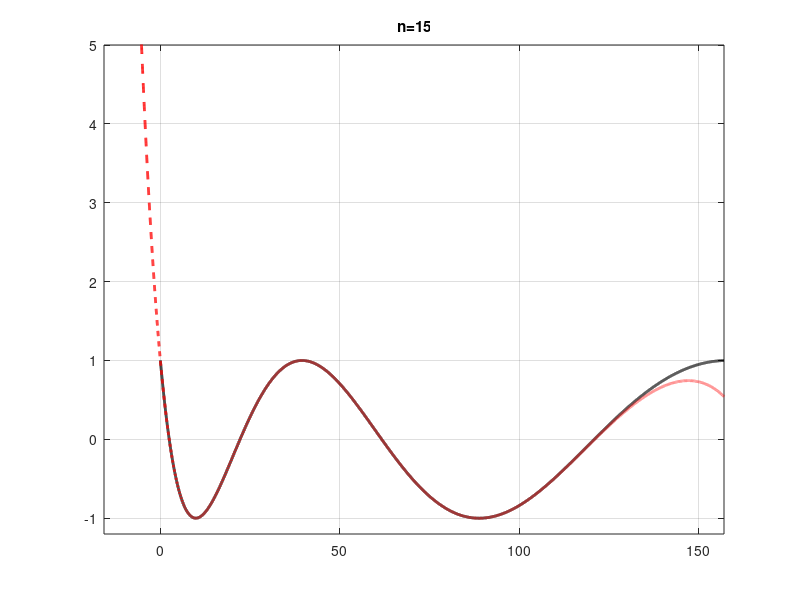

The MATLAB source for this figure:
% Skript som plottar Taylor-polynoma, opp til 
% ein bestemt orden, for funksjonen
% f(x) = cos (sqrt(x)) omkring x=0.
% Den maksimale ordenen til funksjonen er input
%
% Her er det nokre subtilitetar ....

% Gir maksimal orden
Nmax=15;

% Funksjonen
funk=@(x) cos(sqrt(x));

% Vektor med x-verdiar
x_funk=0:1e-2:50*pi;
x=-5*pi:1e-2:50*pi;

% Intervall på y-aksen
ymin = -1.2;
ymax = 5;


% Initerar polynomet
P=0*x;
an=1;

% Startar plot
figure(1)
plot(x_funk,funk(x_funk),'k-','linewidth',2)
axis([min(x) max(x) ymin ymax])
grid on
pause
for n=0:Nmax
  an=(-1)^round(n)/factorial(2*n);
  P=P+an*x.^n;
  plot(x_funk,funk(x_funk),'k-','linewidth',2)
  grid on
  hold on
  plot(x,P,'r--','linewidth',2)
  hold off
  axis([min(x) max(x) ymin ymax])
  title(['n=',num2str(n)])
  pause
end
hold off